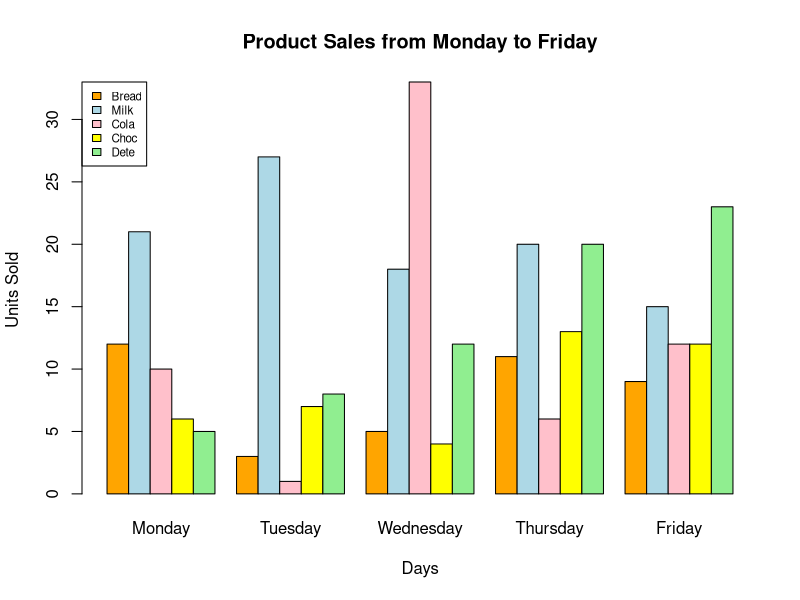

The R script that drew this image:
bread <- c(12,3,5,11,9)
milk <- c(21,27,18,20,15)
cola <- c(10,1,33,6,12)
choc <- c(6,7,4,13,12)
dete <- c(5,8,12,20,23)

days <- c("Monday", "Tuesday", "Wednesday", "Thursday", "Friday")

sales <- rbind(
  Day = days,
  Bread = bread,
  Milk = milk,
  Cola = cola,
  Choc = choc,
  Dete = dete
)
print(sales)
# Visualize using a grouped bar chart
data_matrix <- apply(sales[-1, ], 2, as.numeric)
rownames(data_matrix) <- rownames(sales)[-1]

barplot(data_matrix,
        beside = TRUE,
        col = c("orange", "lightblue", "pink",
                "yellow", "lightgreen"),
        main = "Product Sales from Monday to Friday",
        xlab = "Days",
        ylab = "Units Sold",
        names.arg = days,
        legend.text = rownames(data_matrix),
        args.legend = list(x = "topleft", cex = 0.7))
